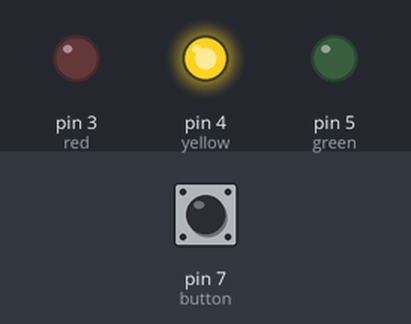
Bench run of a sketch on a simulated Arduino Uno, built with avr-gcc and run on an emulated ATmega328P. On the bench: output pins drawn as LEDs (lit = HIGH). Inputs (shaded band) come from the test bench; at power-on: pin 7 (button) LOW.

Above: at 1.5 s.
At 8.0 s:
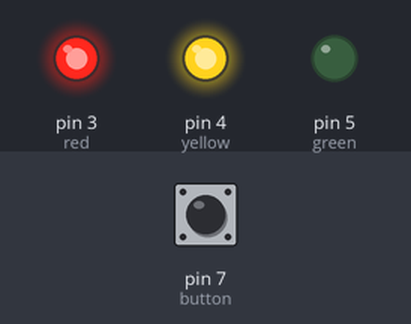
At 16.5 s:
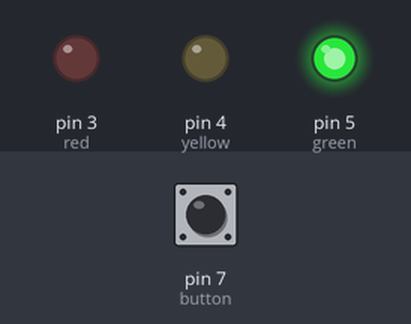
At 29.0 s:
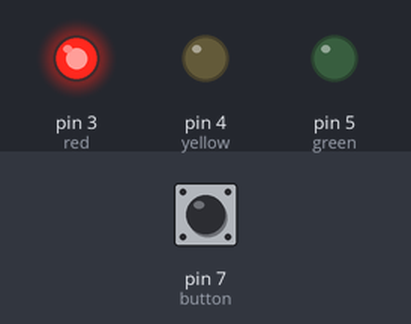
Timing chart, 0 to 31.2 s (numbered marks = the images above):
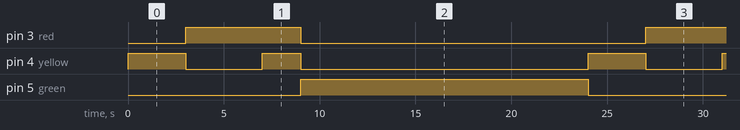

Measured:
- by itself, pin 3 (red): alternates HIGH for 6.0 s and LOW for 18.0 s
- by itself, pin 4 (yellow): repeats every 24.0 s: LOW 4.0 s, HIGH 2.0 s, LOW 15.0 s, HIGH 3.0 s
- by itself, pin 5 (green): alternates HIGH for 15.0 s and LOW for 9.0 s

The sketch:

sketch_may21a.ino
```cpp
int red = 3;
int yellow = 4;
int green = 5;
int button = 7;

void changelights(){
  digitalWrite(green , LOW);
  digitalWrite(yellow , HIGH);
  digitalWrite(red , LOW);
  delay(3000);

  digitalWrite(green , LOW);
  digitalWrite(yellow , LOW);
  digitalWrite(red , HIGH);
   delay(4000);

   digitalWrite(green , LOW);
  digitalWrite(yellow , HIGH);
  digitalWrite(red , HIGH);
   delay(2000);

   digitalWrite(green , HIGH);
  digitalWrite(yellow , LOW);
  digitalWrite(red , LOW);
  delay(3000);

}

void setup(){
  pinMode (red, OUTPUT);
  pinMode (yellow, OUTPUT);
  pinMode (green, OUTPUT);

  pinMode(button, INPUT);
   digitalWrite(green, HIGH);
   digitalWrite(red, LOW);
   digitalWrite(yellow, LOW);
}
void loop(){
  changelights();
  delay(12000);
   if (digitalRead(button) == HIGH){
       delay(15); // software debounce
       if (digitalRead(button) == HIGH) {
           // if the switch is HIGH, ie. pushed down - change the lights!
           changelights();
           delay(10000);
       }
   }
}
```
